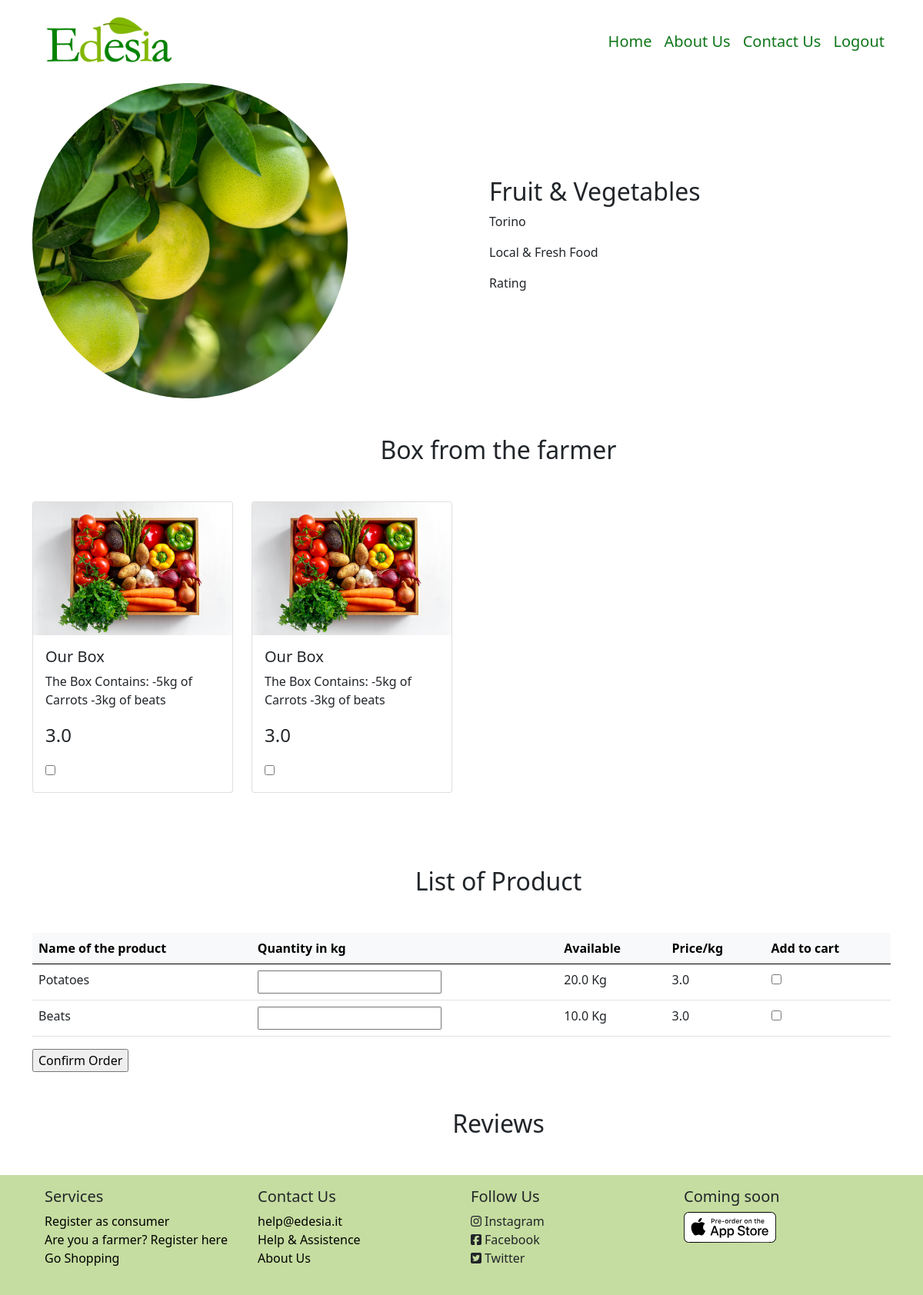
The app's page /farmer_store/2 (signed in) with its own data.
### model.py (models this page shows, shortened)
class Supplier (db.Model):
    id = db.Column(db.Integer, db.ForeignKey('user.id'), primary_key=True)
    supplier_name = db.Column(db.String(50), nullable=False)
    supplier_address = db.Column(db.String(50), nullable=False)
    supplier_city = db.Column(db.String(50))
    supplier_phone = db.Column(db.String(12), nullable=False)
    piva = db.Column(db.String(25), nullable=False)
    description = db.Column(db.String(500), nullable=True)
    __mapper_args__ = {
        'polymorphic_identity': 'supplier',
    }

class Product (db.Model):
    id = db.Column(db.Integer, primary_key=True)
    box = db.Column(db.Boolean)
    supplier_id = db.Column(db.Integer, db.ForeignKey('supplier.id'))
    name = db.Column(db.String, nullable=False)
    price = db.Column(db.Float, nullable=False)
    quantity = db.Column(db.Float, nullable=False)
    description = db.Column(db.Text)

### app.py (the view)
@app.route('/farmer_store/<int:id>', methods=['GET', 'POST'])
def farmer_store(id):
    supplier = Supplier.query.filter_by(id=id).first()
    products = Product.query.filter(Product.supplier_id==id, Product.box==False, Product.quantity>0.0).all()
    boxes = Product.query.filter(Product.supplier_id==id, Product.box==True, Product.quantity>0.0).all()
    min_entries = len(products)+len(boxes)
    class LocalForm(OrderForm):pass
    LocalForm.order = FieldList(FormField(OrderEntryForm), min_entries=min_entries)
    form=LocalForm()
    return render_template("Pages/farmer_store.html", supplier=supplier, products=products, boxes=boxes, form=form)

### app.py
    class LocalForm(OrderForm):pass

### form.py
class OrderEntryForm(FlaskForm):
    name = StringField()
    quantity = FloatField('Quantity')
    price = FloatField()
    to_order = BooleanField('Add Product')
    box=BooleanField()

### model.py (called while the page is built)
@login_manager.user_loader
def load_user(user_id):
    return User.query.get(int(user_id))

### templates/Pages/farmer_store.html (shortened to what this page needs)
{% extends 'Components/base.html' %}
{% block body %}
    <div class="container-lg">
        <div class="row row-cols-lg-2">
            <div class="col-lg">
                <img src="/static/images/fahd-khan-mrFdBdTlElk-unsplash.jpg" class="img-fluid rounded-circle w-75">
            </div>
            <div class="col-lg m-auto">
                <div class="container-fluid">
                    <h2>{{ supplier.supplier_name }}</h2>
                    <p>{{ supplier.supplier_address }}</p>
                    <p style="text-align: justify">{{ supplier.description }}</p>
                    <p>Rating</p>
                </div>
            </div>
        </div>
    </div>
    <div class="container-lg">
        <div class="container-fluid m-5">
            <h2 class="text-center">Box from the farmer</h2>
        </div>
        <form action="{{ url_for('order_func', id = supplier.id) }}" method="post">
            <div class="row row-cols-md-4">
                {% for i in range(boxes|length) %}
                    <div class="col-md">
                        <div class="card mb-5">
                            <img src="/static/images/box.png" class="card-img-top">
                            <div class="card-body">
                                <h5 class="card-title">{{ boxes[i].name }}</h5>
                                <p class="card-text">{{ boxes[i].description }}</p>
                                <p class="card-text fs-4">{{ boxes[i].price }}</p>
                                 <td>{{ form.order[i].box }}</td>
                            </div>
                        </div>
                    </div>
                {% endfor %}
            </div>
            <div class="container-fluid m-5">
                <h2 class="text-center">List of Product</h2>
            </div>
            <div class="table-responsive-lg">
                <table class="table table-hover">
                    <thead class="table-light">
                    <tr>
                        <th scope="col">Name of the product</th>
                        <th scope="col">Quantity in kg</th>
                        <th scope="col">Available</th>
                        <th scope="col">Price/kg</th>
                        <th scope="col">Add to cart</th>
                    </tr>
                    </thead>
                    <tbody>
                    {% for i in range(products|length) %}
                        <tr>
                            <td scope="row">{{ products[i].name }}</td>
                            <td>{{ form.order[i].quantity }}</td>
                            <td>{{ products[i].quantity }} Kg</td>
                            <td>{{ products[i].price }}</td>
                            <td>{{ form.order[i].to_order }}</td>
                        </tr>
                    {% endfor %}
                    </tbody>
                </table>
            </div>
            {{ form.submit }}
        </form>
        <div class="container-fluid m-5">
            <h2 class="text-center">Reviews</h2>
        </div>
    </div>
{% endblock %}

### records on screen
Supplier: supplier_name "Fruit & Vegetables", supplier_address "Torino", description "Local & Fresh Food"
Product: name "Our Box", description "The Box Contains: -5kg of Carrots -3kg of beats", price "3.0"
Product: name "Our Box", description "The Box Contains: -5kg of Carrots -3kg of beats", price "3.0"
Product: name "Potatoes", quantity "20.0", price "3.0"
Product: name "Beats", quantity "10.0", price "3.0"
